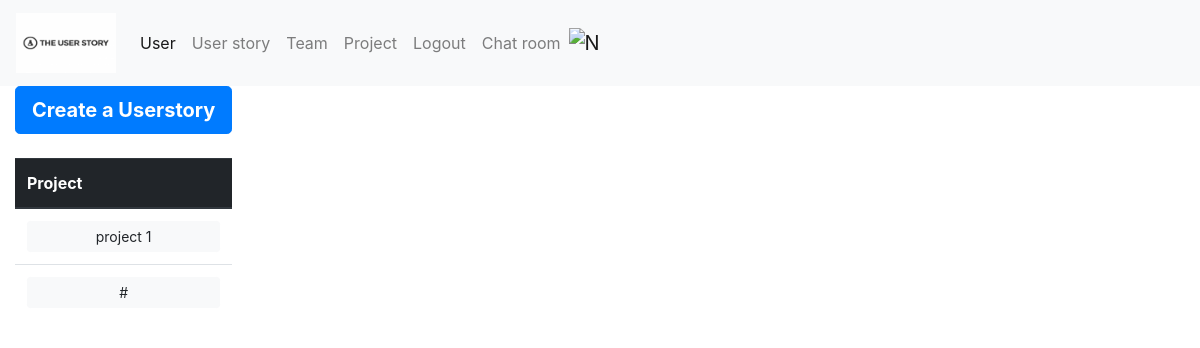
The app's page /userstory_base (signed in), older data.
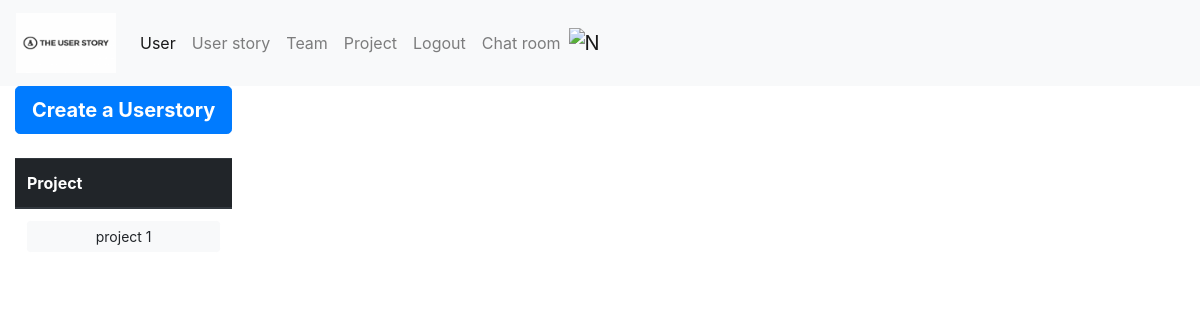
The same page, newer data.
### app/models.py (models this page shows)
class Project(db.Model):
    _table_ = db.Model.metadata.tables['project']
    __table_args__ = {'extend_existing': True}
    project_id = db.Column(db.Integer, primary_key=True)

### app/userstory/routes.py (the view)
@bp_userstory.route('/userstory_base', methods=['GET'])
def userstory_base():
    if current_user.is_authenticated:
        userstory = Userstory.query.all()
        projects = Project.query.all()
    else:
        response = make_response(redirect(url_for('auth.login')))
        flash('Please Login First To Use The Userstory Function')
        return response
    return render_template('userstory_base.html', userstory=userstory, projects=projects)

### app/auth/routes.py (called while the page is built)
@login_manager.user_loader
def load_user(user_id):
    if user_id is not None:
        return User.query.get(user_id)
    return None

### app/templates/userstory_base.html (shortened to what this page needs)
{% extends "base.html" %}
{% block content %}
    <div role=main>
        <div class="container-fluid">
            <div class="row">
                <div class="col-2">
                    <ul class="nav flex-column">
                        <li class="nav-item">
                            <a href="{{ url_for('userstory.userstory_creation') }}"
                               class="btn btn-primary btn-lg btn-block"><strong>Create a Userstory</strong>
                            </a><br>
                        </li>
                        <li class="nav-item">
                            <table class="table">
                                <thead class="thead-dark">
                                <tr>
                                    <th scope="col">Project</th>
                                </tr>
                                {% for project in projects %}
                                    <tr>
                                        <td><a type="button" class="btn btn-light btn-sm btn-block"
                                               href="{{ url_for('userstory.userstory_info', project_id=project.project_id) }}">{{ project.name }}</a>
                                        </td>
                                    </tr>
                                {% endfor %}
                                </thead>
                            </table>
                        </li>
                    </ul>
                </div>
            </div>
        </div>
    </div>
{% endblock %}

Row changes from the older to the newer data that the page shows:
removed Project: name "#"
